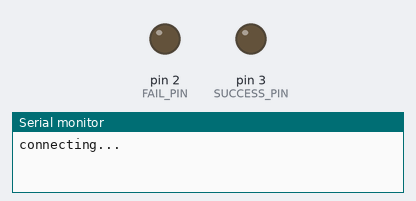
The sketch below on a simulated Arduino Uno, built for the host (arithmetic inside an expression is 32-bit, double 64-bit). Parts: output pins drawn as LEDs (lit = HIGH), the last lines printed to the serial monitor. WiFi joins after 1.5 s; servers stay silent unless stated; uploads are accepted with an empty reply; random numbers use the default seed unless the sketch sets one.

Above: at 5.9 s.
At 11.31 s:
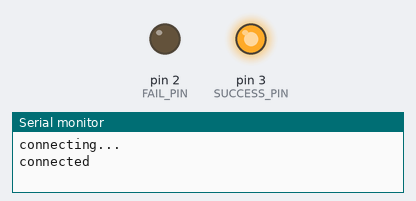
Timing chart, 0 to 14.5 s (numbered marks = the images above):
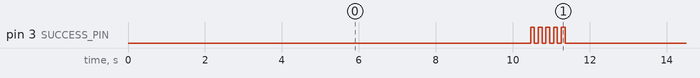

Measured:
- by itself, pin 3 (SUCCESS_PIN): repeats every 10.0 s: 4 × (LOW 0.10 s, HIGH 0.10 s), LOW 9.1 s, HIGH 0.10 s
- by itself, everything shown: repeats every 10.0 s, in 10 steps

The sketch:

networkCheck.ino
```cpp
#include <SPI.h>
#include <Ethernet.h>
#include "Timer.h"

byte mac[] = { 0xDE, 0xAD, 0xBE, 0xEF, 0xFE, 0xED };
EthernetClient client;
boolean signal = true;
const int FAIL_PIN = 2, SUCCESS_PIN = 3;

void playAvalie()
{
  String url = "GET /HealthCheck/Index?_=";
  url += random(1, 999999);
  url += " HTTP/1.1";
  char server[] = "play.avalie.net";

  if (connectToServer(server, url)) {
    readMessage();
  }
}

//Timer T1(Blink1, 88000, _US_); // 88000us (NOT ms)
Timer T2(playAvalie, 10000);  // 1000ms
//Timer T3(Blink3, 2000); // 2000ms

void setup()
{
  Serial.begin(9600);
  Ethernet.begin(mac);

  Serial.println("connecting...");

  pinMode(SUCCESS_PIN, OUTPUT);
  pinMode(FAIL_PIN, OUTPUT);
  //T1.start()    ; // optional to use the .start( ) function
  //delay(2568); // On Purpose for you  to compare T1 vs. T2, T3
}

void loop()
{
  if (!signal) {
    digitalWrite(FAIL_PIN, !digitalRead(FAIL_PIN));
    delay(1000);
  }

  T2.check();
}

boolean connectToServer(char server[], String url) {
  stopAllPinStatus();
  client.stop();
  //force clean cache
  int result = client.connect("", 80);

  result = client.connect(server, 80);
  if (result) {
    signal = true;
    Serial.println("connected");

    client.println(url);
    String host = "Host: ";
    host += server;
    client.println(host);
    client.println("Connection: close");
    client.println();
    while (client.connected() && !client.available()) delay(1); //waits for data
    return true;
  } else {
    Serial.println("connection failed");
    signal = false;
    return false;
  }
}
void readMessage() {
  if (!signal) return;

  String message = "";
  boolean success = false;

  while (client.available()) {
    char c = client.read();

    if (c == '\n' && message.startsWith("HTTP")) {
      client.stop();
      break;
    } else {
      message += c;
    }
  }
  success = message.indexOf("200") > 0;

  if (success) {
    successRequestPinStatus();
  } else {
    failRequestPinStatus();
  }

  Serial.println(message);
}

void successRequestPinStatus() {
  int pulse = 10;
  while((pulse--) > 0){
    digitalWrite(SUCCESS_PIN, !digitalRead(SUCCESS_PIN));
    delay(100);
  }
  digitalWrite(FAIL_PIN, false);
  //digitalWrite(SUCCESS_PIN, true);
}

void failRequestPinStatus() {
  digitalWrite(FAIL_PIN, true);
  digitalWrite(SUCCESS_PIN, false);
}
void stopAllPinStatus() {
  digitalWrite(FAIL_PIN, false);
  digitalWrite(SUCCESS_PIN, false);
}
```

Timer.cpp
```cpp
/*
  Timer.h - Library to support run jobs
*/

#include "Arduino.h"
#include "Timer.h"

Timer::Timer(void (*userFunc)(), unsigned long T, bool isTinUs = false)
    {
      Func = backupFunc = userFunc;  // save the function pointer
      T_int = T * 1000;
      if (isTinUs)
        T_int = T;  // T is in micro second as per unit

      lastTime = 0;  // initialization should be in constructor
    }
  void Timer::check()
    {
      if ( Func == 0 )
        return; // no function pointer

      unsigned long _micros = micros(); // Local variable could be in Register

      if (_micros - lastTime >= T_int)
      {
        lastTime = _micros;  // latest time doing Func( )
        Func();
      }
    }// check

    void Timer::start( )   // first run of doing Func( )
    {
      if (Func == 0)
        Func = backupFunc; // restore after .stop( )

      lastTime = micros();  // latest time doing Func( )
      Func();   // First run
    } // start

    void Timer::stop( )   // stop the scheduled Func  (userFunc)
    {
      Func = 0;  // set as NULL
    } // stop
```

Timer.h
```cpp
/*
	Timer.h - Library to support run jobs
*/

#ifndef Timer_h
#define Timer_h

#include "Arduino.h"

class Timer
{
  private:
    unsigned long lastTime;  // the latest time had doing Func( )
    void (*Func) (void);
    void (*backupFunc) (void);  // backup Func for start( )
    unsigned long T_int;   // interval in ms, can be set as in us (optional)

  public:
    Timer(void (*userFunc)(), unsigned long T, bool isTinUs = false);
    void stop();
    void check();
    void start();

#define _MS_ false /*Milliseconds*/
#define _US_ true  /*Microseconds*/
};

#endif
```
